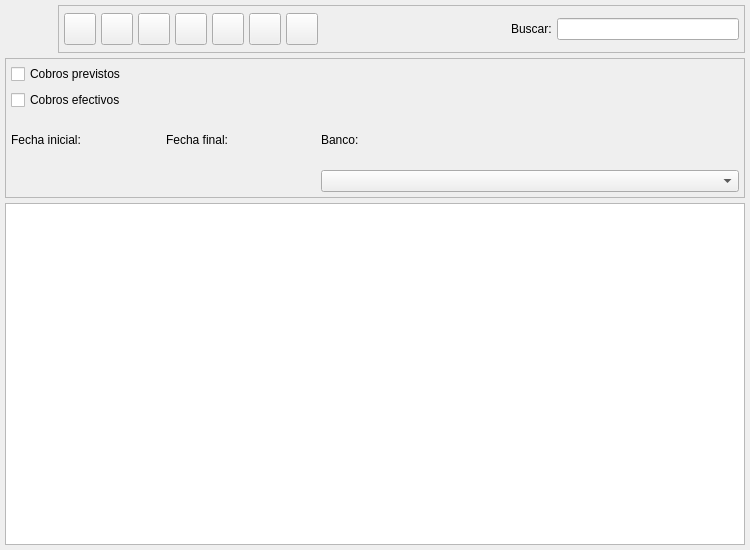
<ui version="4.0" >
 <author>Tomeu Borras Riera</author>
 <class>TutoresListBase</class>
 <widget class="QWidget" name="TutoresListBase" >
  <property name="enabled" >
   <bool>true</bool>
  </property>
  <property name="geometry" >
   <rect>
    <x>0</x>
    <y>0</y>
    <width>750</width>
    <height>550</height>
   </rect>
  </property>
  <property name="windowTitle" >
   <string>Tutores</string>
  </property>
  <property name="windowIcon" >
   <iconset resource="gestionaula.qrc" >
    <normaloff>:/ImgGestionAula/icons/tutor.svg</normaloff>:/ImgGestionAula/icons/tutor.svg</iconset>
  </property>
  <layout class="QGridLayout" >
   <property name="margin" >
    <number>5</number>
   </property>
   <property name="spacing" >
    <number>5</number>
   </property>
   <item row="1" column="0" >
    <widget class="QFrame" name="m_busqueda" >
     <property name="minimumSize" >
      <size>
       <width>16</width>
       <height>140</height>
      </size>
     </property>
     <property name="frameShape" >
      <enum>QFrame::StyledPanel</enum>
     </property>
     <property name="frameShadow" >
      <enum>QFrame::Raised</enum>
     </property>
     <layout class="QGridLayout" >
      <property name="margin" >
       <number>5</number>
      </property>
      <property name="spacing" >
       <number>5</number>
      </property>
      <item row="1" column="2" >
       <widget class="QLabel" name="textLabel1_5" >
        <property name="text" >
         <string>Banco:</string>
        </property>
       </widget>
      </item>
      <item row="2" column="2" >
       <widget class="BusquedaBanco" name="mui_idbanco" >
        <property name="sizePolicy" >
         <sizepolicy vsizetype="Fixed" hsizetype="Expanding" >
          <horstretch>0</horstretch>
          <verstretch>0</verstretch>
         </sizepolicy>
        </property>
        <property name="minimumSize" >
         <size>
          <width>200</width>
          <height>21</height>
         </size>
        </property>
       </widget>
      </item>
      <item row="1" column="1" >
       <widget class="QLabel" name="textLabel1_4_2" >
        <property name="text" >
         <string>Fecha final:</string>
        </property>
       </widget>
      </item>
      <item row="2" column="1" >
       <widget class="BusquedaFecha" native="1" name="m_fechafin" >
        <property name="sizePolicy" >
         <sizepolicy vsizetype="Preferred" hsizetype="Fixed" >
          <horstretch>0</horstretch>
          <verstretch>0</verstretch>
         </sizepolicy>
        </property>
        <property name="minimumSize" >
         <size>
          <width>150</width>
          <height>21</height>
         </size>
        </property>
       </widget>
      </item>
      <item row="1" column="0" >
       <widget class="QLabel" name="textLabel1_4" >
        <property name="text" >
         <string>Fecha inicial:</string>
        </property>
       </widget>
      </item>
      <item row="2" column="0" >
       <widget class="BusquedaFecha" native="1" name="m_fechain" >
        <property name="sizePolicy" >
         <sizepolicy vsizetype="Preferred" hsizetype="Fixed" >
          <horstretch>0</horstretch>
          <verstretch>0</verstretch>
         </sizepolicy>
        </property>
        <property name="minimumSize" >
         <size>
          <width>150</width>
          <height>21</height>
         </size>
        </property>
       </widget>
      </item>
      <item row="0" column="0" colspan="3" >
       <layout class="QHBoxLayout" >
        <property name="spacing" >
         <number>5</number>
        </property>
        <property name="margin" >
         <number>0</number>
        </property>
        <item>
         <layout class="QVBoxLayout" >
          <property name="spacing" >
           <number>6</number>
          </property>
          <property name="margin" >
           <number>0</number>
          </property>
          <item>
           <widget class="QCheckBox" name="mui_previsiones" >
            <property name="text" >
             <string>Cobros previstos</string>
            </property>
           </widget>
          </item>
          <item>
           <widget class="QCheckBox" name="mui_efectivos" >
            <property name="text" >
             <string>Cobros efectivos</string>
            </property>
           </widget>
          </item>
         </layout>
        </item>
       </layout>
      </item>
     </layout>
    </widget>
   </item>
   <item row="2" column="0" >
    <widget class="TutoresListSubForm" name="mui_list" />
   </item>
   <item row="0" column="0" >
    <layout class="QHBoxLayout" >
     <property name="spacing" >
      <number>5</number>
     </property>
     <property name="margin" >
      <number>0</number>
     </property>
     <item>
      <widget class="QLabel" name="label" >
       <property name="minimumSize" >
        <size>
         <width>48</width>
         <height>48</height>
        </size>
       </property>
       <property name="maximumSize" >
        <size>
         <width>48</width>
         <height>48</height>
        </size>
       </property>
       <property name="text" >
        <string/>
       </property>
       <property name="pixmap" >
        <pixmap resource="gestionaula.qrc" >:/ImgGestionAula/icons/tutor.svg</pixmap>
       </property>
       <property name="scaledContents" >
        <bool>true</bool>
       </property>
      </widget>
     </item>
     <item>
      <widget class="QFrame" name="m_botonera" >
       <property name="frameShape" >
        <enum>QFrame::StyledPanel</enum>
       </property>
       <property name="frameShadow" >
        <enum>QFrame::Raised</enum>
       </property>
       <layout class="QHBoxLayout" >
        <property name="spacing" >
         <number>5</number>
        </property>
        <property name="margin" >
         <number>5</number>
        </property>
        <item>
         <widget class="QToolButton" name="mui_crear" >
          <property name="minimumSize" >
           <size>
            <width>32</width>
            <height>32</height>
           </size>
          </property>
          <property name="maximumSize" >
           <size>
            <width>32</width>
            <height>32</height>
           </size>
          </property>
          <property name="toolTip" >
           <string>Nuevo Tutor</string>
          </property>
          <property name="whatsThis" >
           <string>Nuevo Tutor</string>
          </property>
          <property name="text" >
           <string/>
          </property>
          <property name="icon" >
           <iconset resource="../../../bulmages.qrc" >
            <normaloff>:/Images/document-new.svg</normaloff>:/Images/document-new.svg</iconset>
          </property>
          <property name="iconSize" >
           <size>
            <width>32</width>
            <height>32</height>
           </size>
          </property>
          <property name="shortcut" >
           <string>Ctrl+N</string>
          </property>
         </widget>
        </item>
        <item>
         <widget class="QToolButton" name="mui_editar" >
          <property name="minimumSize" >
           <size>
            <width>32</width>
            <height>32</height>
           </size>
          </property>
          <property name="maximumSize" >
           <size>
            <width>32</width>
            <height>32</height>
           </size>
          </property>
          <property name="toolTip" >
           <string>Editar Tutor</string>
          </property>
          <property name="whatsThis" >
           <string>Editar Tutor</string>
          </property>
          <property name="text" >
           <string/>
          </property>
          <property name="icon" >
           <iconset resource="../../../bulmages.qrc" >
            <normaloff>:/Images/document-open.svg</normaloff>:/Images/document-open.svg</iconset>
          </property>
          <property name="iconSize" >
           <size>
            <width>32</width>
            <height>32</height>
           </size>
          </property>
          <property name="shortcut" >
           <string>Ctrl+E</string>
          </property>
         </widget>
        </item>
        <item>
         <widget class="QToolButton" name="mui_borrar" >
          <property name="minimumSize" >
           <size>
            <width>32</width>
            <height>32</height>
           </size>
          </property>
          <property name="maximumSize" >
           <size>
            <width>32</width>
            <height>32</height>
           </size>
          </property>
          <property name="toolTip" >
           <string>Borrar Tutor</string>
          </property>
          <property name="whatsThis" >
           <string>Borrar Tutor</string>
          </property>
          <property name="text" >
           <string/>
          </property>
          <property name="icon" >
           <iconset resource="../../../bulmages.qrc" >
            <normaloff>:/Images/edit-delete.svg</normaloff>:/Images/edit-delete.svg</iconset>
          </property>
          <property name="iconSize" >
           <size>
            <width>32</width>
            <height>32</height>
           </size>
          </property>
          <property name="shortcut" >
           <string>Ctrl+D</string>
          </property>
         </widget>
        </item>
        <item>
         <widget class="QToolButton" name="mui_imprimir" >
          <property name="minimumSize" >
           <size>
            <width>32</width>
            <height>32</height>
           </size>
          </property>
          <property name="maximumSize" >
           <size>
            <width>32</width>
            <height>32</height>
           </size>
          </property>
          <property name="toolTip" >
           <string>Imprimir listado</string>
          </property>
          <property name="whatsThis" >
           <string>Imprimir listado</string>
          </property>
          <property name="text" >
           <string/>
          </property>
          <property name="icon" >
           <iconset resource="../../../bulmages.qrc" >
            <normaloff>:/Images/document-print.svg</normaloff>:/Images/document-print.svg</iconset>
          </property>
          <property name="iconSize" >
           <size>
            <width>32</width>
            <height>32</height>
           </size>
          </property>
          <property name="shortcut" >
           <string>Ctrl+P</string>
          </property>
         </widget>
        </item>
        <item>
         <widget class="QToolButton" name="mui_filtrar" >
          <property name="minimumSize" >
           <size>
            <width>32</width>
            <height>32</height>
           </size>
          </property>
          <property name="maximumSize" >
           <size>
            <width>32</width>
            <height>32</height>
           </size>
          </property>
          <property name="toolTip" >
           <string>Filtrar Tutores</string>
          </property>
          <property name="whatsThis" >
           <string>Filtrar Tutores</string>
          </property>
          <property name="text" >
           <string/>
          </property>
          <property name="icon" >
           <iconset resource="../../../bulmages.qrc" >
            <normaloff>:/Images/edit-find.svg</normaloff>:/Images/edit-find.svg</iconset>
          </property>
          <property name="iconSize" >
           <size>
            <width>32</width>
            <height>32</height>
           </size>
          </property>
          <property name="shortcut" >
           <string>Ctrl+F</string>
          </property>
          <property name="checkable" >
           <bool>true</bool>
          </property>
         </widget>
        </item>
        <item>
         <widget class="QToolButton" name="mui_configurar" >
          <property name="minimumSize" >
           <size>
            <width>32</width>
            <height>32</height>
           </size>
          </property>
          <property name="maximumSize" >
           <size>
            <width>32</width>
            <height>32</height>
           </size>
          </property>
          <property name="toolTip" >
           <string>Configurar listado</string>
          </property>
          <property name="whatsThis" >
           <string>Configurar listado</string>
          </property>
          <property name="text" >
           <string/>
          </property>
          <property name="icon" >
           <iconset resource="../../../bulmages.qrc" >
            <normaloff>:/Images/document-properties.svg</normaloff>:/Images/document-properties.svg</iconset>
          </property>
          <property name="iconSize" >
           <size>
            <width>32</width>
            <height>32</height>
           </size>
          </property>
          <property name="shortcut" >
           <string>Ctrl+B</string>
          </property>
          <property name="checkable" >
           <bool>true</bool>
          </property>
         </widget>
        </item>
        <item>
         <widget class="QToolButton" name="mui_actualizar" >
          <property name="minimumSize" >
           <size>
            <width>32</width>
            <height>32</height>
           </size>
          </property>
          <property name="maximumSize" >
           <size>
            <width>32</width>
            <height>32</height>
           </size>
          </property>
          <property name="toolTip" >
           <string>Actualizar listado</string>
          </property>
          <property name="whatsThis" >
           <string>Actualizar listado</string>
          </property>
          <property name="text" >
           <string/>
          </property>
          <property name="icon" >
           <iconset resource="../../../bulmages.qrc" >
            <normaloff>:/Images/view-refresh.svg</normaloff>:/Images/view-refresh.svg</iconset>
          </property>
          <property name="iconSize" >
           <size>
            <width>32</width>
            <height>32</height>
           </size>
          </property>
          <property name="shortcut" >
           <string>F5</string>
          </property>
         </widget>
        </item>
        <item>
         <widget class="QFrame" name="mui_plugbotones" >
          <property name="sizePolicy" >
           <sizepolicy vsizetype="Preferred" hsizetype="Minimum" >
            <horstretch>0</horstretch>
            <verstretch>0</verstretch>
           </sizepolicy>
          </property>
          <property name="frameShape" >
           <enum>QFrame::NoFrame</enum>
          </property>
          <property name="frameShadow" >
           <enum>QFrame::Plain</enum>
          </property>
          <property name="lineWidth" >
           <number>0</number>
          </property>
         </widget>
        </item>
        <item>
         <spacer>
          <property name="orientation" >
           <enum>Qt::Horizontal</enum>
          </property>
          <property name="sizeHint" stdset="0" >
           <size>
            <width>51</width>
            <height>34</height>
           </size>
          </property>
         </spacer>
        </item>
        <item>
         <widget class="QLabel" name="textLabel1" >
          <property name="text" >
           <string>Buscar:</string>
          </property>
         </widget>
        </item>
        <item>
         <widget class="QLineEdit" name="m_filtro" >
          <property name="minimumSize" >
           <size>
            <width>150</width>
            <height>0</height>
           </size>
          </property>
         </widget>
        </item>
       </layout>
      </widget>
     </item>
    </layout>
   </item>
  </layout>
 </widget>
 <layoutdefault spacing="3" margin="5" />
 <customwidgets>
  <customwidget>
   <class>BusquedaFecha</class>
   <extends>QWidget</extends>
   <header>../../bulmalib/src/busquedafecha.h</header>
  </customwidget>
  <customwidget>
   <class>BusquedaBanco</class>
   <extends>QComboBox</extends>
   <header>busquedabanco.h</header>
  </customwidget>
  <customwidget>
   <class>TutoresListSubForm</class>
   <extends>QTableWidget</extends>
   <header>tutoreslist.h</header>
  </customwidget>
 </customwidgets>
 <resources>
  <include location="../../../bulmages.qrc" />
  <include location="gestionaula.qrc" />
 </resources>
 <connections>
  <connection>
   <sender>mui_filtrar</sender>
   <signal>toggled(bool)</signal>
   <receiver>m_busqueda</receiver>
   <slot>setShown(bool)</slot>
   <hints>
    <hint type="sourcelabel" >
     <x>241</x>
     <y>39</y>
    </hint>
    <hint type="destinationlabel" >
     <x>228</x>
     <y>69</y>
    </hint>
   </hints>
  </connection>
 </connections>
</ui>
